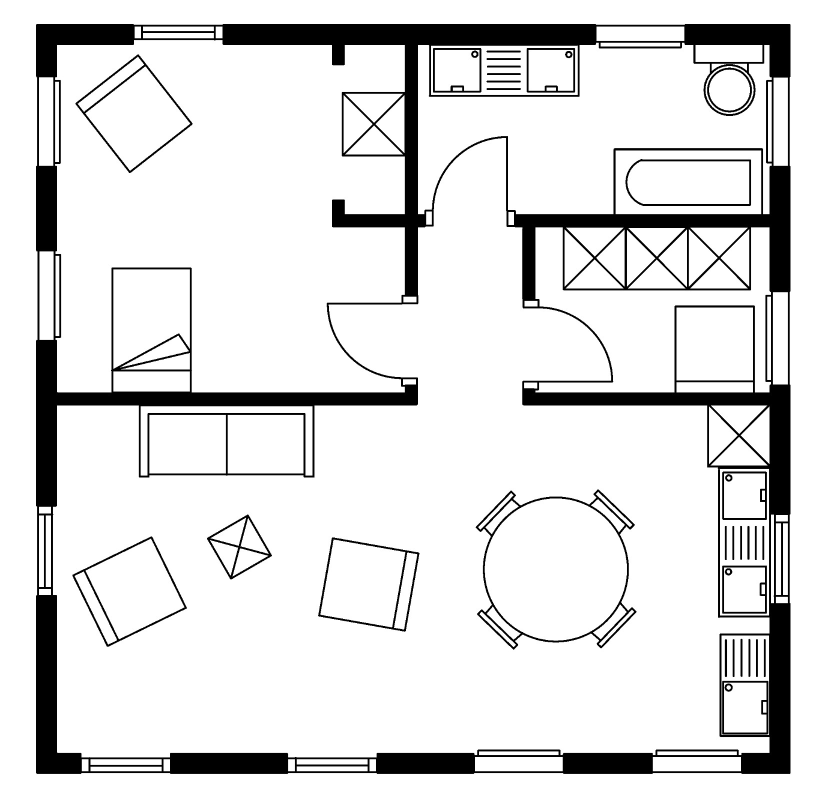
#> input picture Analysis/floor_maps/test1.jpg, 1629 x 1604 px (shown at 1/2 size)
$ python -i wall_analysis.py   (imports and definitions only)   (older library calls are emulated)
#> lines starting #> are read from the running program, lines starting #| are printed output that depends on the picture; after the words box and inside, x2 and y2 are one past the last pixel; in counts of white or black regions, pixels touching at a corner belong together
#> further down, picture is the input picture: shape (1604, 1629); min 0, max 255, mean 223
import cv2
import numpy as np
import matplotlib.pyplot as plt

# Distance between corners that is define weather the corners
# are to be considered to be on the same line.
PIX_RANGE = 5
INNER_WALL_PIX_RANGE = 10
wall_contours = []
wall_contour_images = []
wall_closure_areas = []


##################################################
# Show image for test purposes
##################################################
def show_images(img):
    plt.imshow(img, cmap='gray')
    plt.show()


##################################################
# Draws a contour on a blank canvas
##################################################
# [14 lines left out: functions draw_wall_contour, extract_wall_contours, not called in this run]


############################################################################################
# Uses Harris algorithm to detect corners on the provided image.
# Each corner is then detected and roundedc
############################################################################################
def extract_wall_corners_sub(img):
    gray = np.float32(img)
    dst = cv2.cornerHarris(gray, 2, 3, 0.04)
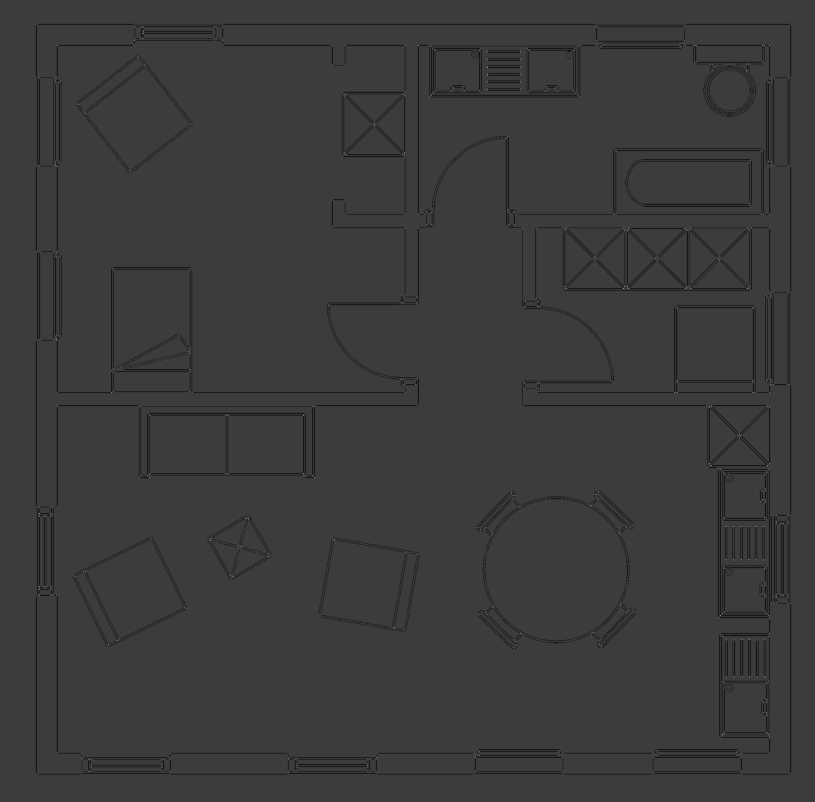
#> dst: shape (1604, 1629) float32 (shown at 1/2 size); min -169130016, max 540494016, mean -4294439; drawn with min black and max white
    dst = cv2.dilate(dst, None)
    ret, dst = cv2.threshold(dst, 0.001 * dst.max(), 255, 0)
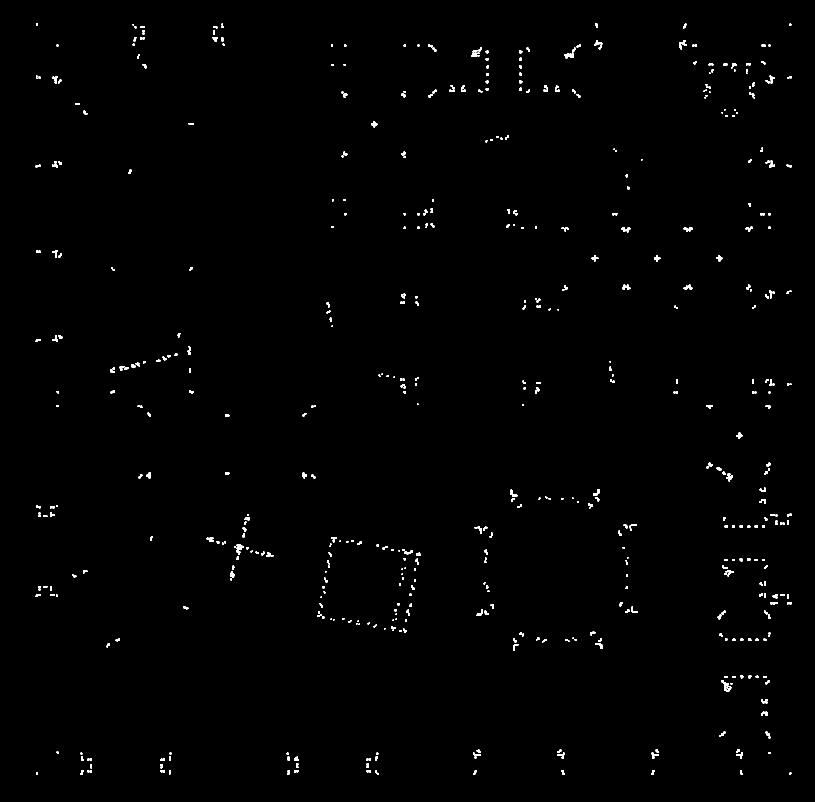
#> dst: shape (1604, 1629) float32 (shown at 1/2 size); 0.69% white; 588 white regions (223 under 20 px), largest, box (x1, y1, x2, y2) and area: (1443, 1360, 1463, 1384) 185, (473, 1088, 487, 1109) 161, (1128, 105, 1148, 117) 139
#> ret = 540494
    dst = np.uint8(dst)

    # find centroids
    ret, labels, stats, centroids = cv2.connectedComponentsWithStats(dst)
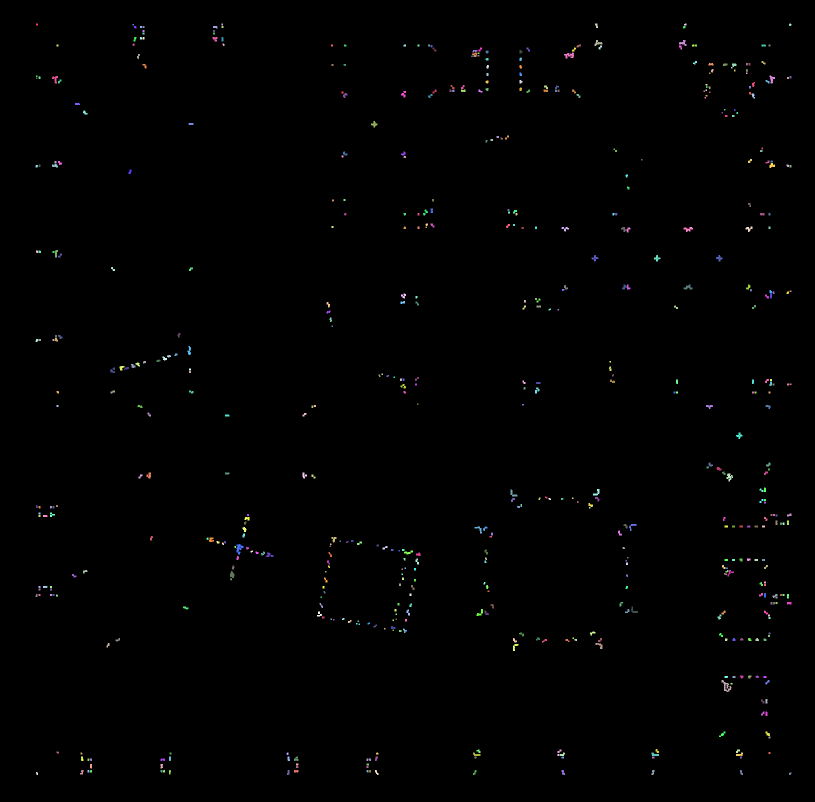
#> labels: shape (1604, 1629) int32 (shown at 1/2 size); 589 distinct labels, from 0 to 588; one colour per label, 0 black
#> ret = 589; stats = 589 rows, first 6: [0, 0, 1629, 1604, 2594974], [72, 47, 4, 4, 16], [443, 47, 3, 4, 12], [1190, 47, 6, 9, 39], [1368, 47, 5, 4, 18], [1578, 47, 5, 5, 21]; centroids = 589 pairs, first value 72.71 to 1580.5, second value 48.5 to 1546.9

    # [4 lines of commented-out code are left out]
    return img, np.int0(centroids)


############################################################################################
# Helper function to check if a pixel is within a range of another pixel, using the maximum
# pixel variance e.g. PIX_RANGE
############################################################################################
def is_in_range(a, b):
    return a + PIX_RANGE > b > a - PIX_RANGE


############################################################################################
# Checks for the direction of the corner
# So if a corner is 'L' shaped it will return top = True and right = True
############################################################################################
# [337 lines left out: functions check_direction, get_next_direction, walk_shortest_corners, readjust_corner_coordinates, is_wall_a_legal_structure, is_corner_pair_usable and 7 more, not called in this run]


def build_wall_contour_image_list(edges_img, contours):
    for i,contour in enumerate(contours):
            wall_contour_images.append(draw_wall_contour(edges_img, [contour]))


# [47 lines left out: functions readjust_closure_areas, extract_corners_from_contours, extract_closure_areas, not called in this run]

>>> import cv2
>>> picture = cv2.imread('../floor_maps/test1.jpg', cv2.IMREAD_GRAYSCALE)
>>> result = extract_wall_corners_sub(picture)
